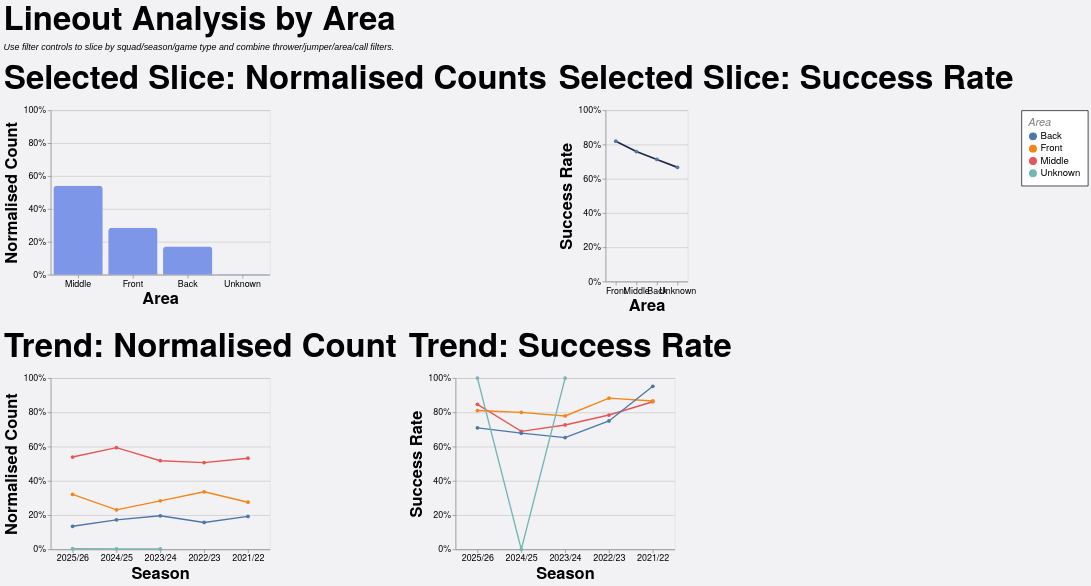

Specify this chart in Vega-Lite:
### Vega-Lite specification from a JSON file in a GitHub repository (floating-point values rounded to 4 significant figures; data arrays with more than 128 entries replaced by an {"elided": "..."} marker saying what was removed)
{"config": {"axis": {"labelFont": "PT Sans Narrow, Helvetica Neue, Helvetica, Arial, sans-serif", "titleFont": "PT Sans Narrow, Helvetica Neue, Helvetica, Arial, sans-serif", "labelFontSize": 13, "titleFontSize": 24, "gridColor": "#202947", "gridOpacity": 0.2, "zindex": 1}, "text": {"font": "Lato, sans-serif"}, "bar": {"cornerRadiusEnd": 5}, "header": {"labelFont": "PT Sans Narrow, Helvetica Neue, Helvetica, Arial, sans-serif", "titleFont": "PT Sans Narrow, Helvetica Neue, Helvetica, Arial, sans-serif", "labelFontSize": 24, "titleFontSize": 28, "labelFontWeight": "bold", "orient": "left"}, "legend": {"labelFont": "PT Sans Narrow, Helvetica Neue, Helvetica, Arial, sans-serif", "titleFont": "PT Sans Narrow, Helvetica Neue, Helvetica, Arial, sans-serif", "labelFontSize": 14, "titleFontSize": 16, "titlePadding": 5, "fillColor": "white", "strokeColor": "black", "padding": 10, "titleFontWeight": "lighter", "titleFontStyle": "italic", "titleColor": "gray", "offset": 10}, "title": {"font": "PT Sans Narrow, Helvetica Neue, Helvetica, Arial, sans-serif", "fontSize": 48, "fontWeight": "bold", "anchor": "start", "align": "center", "titlePadding": 20, "subtitlePadding": 10, "subtitleFontSize": 13, "subtitleColor": "", "subtitleFontStyle": "italic", "offset": 15, "color": "black"}, "axisX": {"labelAngle": 0}, "facet": {"title": null, "header": null, "align": {"row": "each", "column": "each"}}, "resolve": {"scale": {"y": "independent", "facet": "independent"}}, "background": "#f2f1f4", "scale": {"offsetBandPaddingOuter": 0.2, "offsetBandPaddingInner": 0.1}}, "vconcat": [{"hconcat": [{"mark": {"type": "bar", "color": "#7d96e8"}, "encoding": {"tooltip": [{"field": "area", "title": "Area", "type": "nominal"}, {"field": "attempts", "format": ",.0f", "title": "Lineouts", "type": "quantitative"}, {"field": "share", "format": ".1%", "title": "Normalised Count", "type": "quantitative"}], "x": {"field": "area", "sort": "-y", "title": "Area", "type": "nominal"}, "y": {"axis": {"format": "%"}, "field": "share", "scale": {"domain": [0, 1]}, "title": "Normalised Count", "type": "quantitative"}}, "height": 240, "title": "Selected Slice: Normalised Counts", "transform": [{"filter": "(loSquad == 'All' || datum.squad == loSquad) && (loGameType == 'All' || (loGameType == 'League + Cup' && (datum.game_type == 'League' || datum.game_type == 'Cup')) || (loGameType == 'League only' && datum.game_type == 'League') || datum.game_type == loGameType) && (loOpposition == 'All' || datum.opposition == loOpposition) && (loThrower == 'All' || datum.thrower == loThrower) && (loJumper == 'All' || datum.jumper == loJumper) && (loArea == 'All' || datum.area == loArea) && (loNumbers == 'All' || datum.numbers == loNumbers) && (loCall == 'All' || datum.call == loCall) && (loCallType == 'All' || datum.call_type == loCallType)"}, {"filter": "(loSeason == 'All' || datum.season == loSeason)"}, {"aggregate": [{"op": "count", "as": "attempts"}, {"op": "sum", "field": "won", "as": "won"}], "groupby": ["area"]}, {"joinaggregate": [{"op": "sum", "field": "attempts", "as": "total_attempts"}]}, {"calculate": "datum.attempts / datum.total_attempts", "as": "share"}, {"calculate": "datum.won / datum.attempts", "as": "success_rate"}], "width": 320}, {"mark": {"type": "line", "color": "#202946", "point": true, "strokeWidth": 2.5}, "encoding": {"tooltip": [{"field": "area", "title": "Area", "type": "nominal"}, {"field": "won", "format": ",.0f", "title": "Won", "type": "quantitative"}, {"field": "attempts", "format": ",.0f", "title": "Lineouts", "type": "quantitative"}, {"field": "success_rate", "format": ".1%", "title": "Success Rate", "type": "quantitative"}], "x": {"field": "area", "sort": "-y", "title": "Area", "type": "nominal"}, "y": {"axis": {"format": "%"}, "field": "success_rate", "scale": {"domain": [0, 1]}, "title": "Success Rate", "type": "quantitative"}}, "height": 250, "title": "Selected Slice: Success Rate", "transform": [{"filter": "(loSquad == 'All' || datum.squad == loSquad) && (loGameType == 'All' || (loGameType == 'League + Cup' && (datum.game_type == 'League' || datum.game_type == 'Cup')) || (loGameType == 'League only' && datum.game_type == 'League') || datum.game_type == loGameType) && (loOpposition == 'All' || datum.opposition == loOpposition) && (loThrower == 'All' || datum.thrower == loThrower) && (loJumper == 'All' || datum.jumper == loJumper) && (loArea == 'All' || datum.area == loArea) && (loNumbers == 'All' || datum.numbers == loNumbers) && (loCall == 'All' || datum.call == loCall) && (loCallType == 'All' || datum.call_type == loCallType)"}, {"filter": "(loSeason == 'All' || datum.season == loSeason)"}, {"aggregate": [{"op": "count", "as": "attempts"}, {"op": "sum", "field": "won", "as": "won"}], "groupby": ["area"]}, {"joinaggregate": [{"op": "sum", "field": "attempts", "as": "total_attempts"}]}, {"calculate": "datum.attempts / datum.total_attempts", "as": "share"}, {"calculate": "datum.won / datum.attempts", "as": "success_rate"}], "width": {"step": 30}}], "spacing": 16}, {"hconcat": [{"mark": {"type": "line", "point": true, "strokeWidth": 2}, "encoding": {"color": {"field": "area", "title": "Area", "type": "nominal"}, "tooltip": [{"field": "season", "title": "Season", "type": "nominal"}, {"field": "area", "title": "Area", "type": "nominal"}, {"field": "attempts", "format": ",.0f", "title": "Lineouts", "type": "quantitative"}, {"field": "norm_count", "format": ".1%", "title": "Normalised Count", "type": "quantitative"}], "x": {"field": "season", "sort": "-x", "title": "Season", "type": "nominal"}, "y": {"axis": {"format": "%"}, "field": "norm_count", "scale": {"domain": [0, 1]}, "title": "Normalised Count", "type": "quantitative"}}, "height": 250, "title": "Trend: Normalised Count", "transform": [{"filter": "(loSquad == 'All' || datum.squad == loSquad) && (loGameType == 'All' || (loGameType == 'League + Cup' && (datum.game_type == 'League' || datum.game_type == 'Cup')) || (loGameType == 'League only' && datum.game_type == 'League') || datum.game_type == loGameType) && (loOpposition == 'All' || datum.opposition == loOpposition) && (loThrower == 'All' || datum.thrower == loThrower) && (loJumper == 'All' || datum.jumper == loJumper) && (loArea == 'All' || datum.area == loArea) && (loNumbers == 'All' || datum.numbers == loNumbers) && (loCall == 'All' || datum.call == loCall) && (loCallType == 'All' || datum.call_type == loCallType)"}, {"aggregate": [{"op": "count", "as": "attempts"}, {"op": "sum", "field": "won", "as": "won"}], "groupby": ["season", "area"]}, {"joinaggregate": [{"op": "sum", "field": "attempts", "as": "season_attempts"}], "groupby": ["season"]}, {"calculate": "datum.attempts / datum.season_attempts", "as": "norm_count"}, {"calculate": "datum.won / datum.attempts", "as": "success_rate"}], "width": 320}, {"mark": {"type": "line", "point": true, "strokeWidth": 2}, "encoding": {"color": {"field": "area", "title": "Area", "type": "nominal"}, "tooltip": [{"field": "season", "title": "Season", "type": "nominal"}, {"field": "area", "title": "Area", "type": "nominal"}, {"field": "won", "format": ",.0f", "title": "Won", "type": "quantitative"}, {"field": "attempts", "format": ",.0f", "title": "Lineouts", "type": "quantitative"}, {"field": "success_rate", "format": ".1%", "title": "Success Rate", "type": "quantitative"}], "x": {"field": "season", "sort": "-x", "title": "Season", "type": "nominal"}, "y": {"axis": {"format": "%"}, "field": "success_rate", "scale": {"domain": [0, 1]}, "title": "Success Rate", "type": "quantitative"}}, "height": 250, "title": "Trend: Success Rate", "transform": [{"filter": "(loSquad == 'All' || datum.squad == loSquad) && (loGameType == 'All' || (loGameType == 'League + Cup' && (datum.game_type == 'League' || datum.game_type == 'Cup')) || (loGameType == 'League only' && datum.game_type == 'League') || datum.game_type == loGameType) && (loOpposition == 'All' || datum.opposition == loOpposition) && (loThrower == 'All' || datum.thrower == loThrower) && (loJumper == 'All' || datum.jumper == loJumper) && (loArea == 'All' || datum.area == loArea) && (loNumbers == 'All' || datum.numbers == loNumbers) && (loCall == 'All' || datum.call == loCall) && (loCallType == 'All' || datum.call_type == loCallType)"}, {"aggregate": [{"op": "count", "as": "attempts"}, {"op": "sum", "field": "won", "as": "won"}], "groupby": ["season", "area"]}, {"joinaggregate": [{"op": "sum", "field": "attempts", "as": "season_attempts"}], "groupby": ["season"]}, {"calculate": "datum.attempts / datum.season_attempts", "as": "norm_count"}, {"calculate": "datum.won / datum.attempts", "as": "success_rate"}], "width": 320}], "spacing": 16}], "data": {"name": "data-05b411978622ee4960cb3f2e6471596b"}, "params": [{"name": "loSquad", "value": "All"}, {"name": "loSeason", "value": "All"}, {"name": "loGameType", "value": "All"}, {"name": "loOpposition", "value": "All"}, {"name": "loThrower", "value": "All"}, {"name": "loJumper", "value": "All"}, {"name": "loArea", "value": "All"}, {"name": "loNumbers", "value": "All"}, {"name": "loCall", "value": "All"}, {"name": "loCallType", "value": "All"}], "spacing": 22, "title": {"text": "Lineout Analysis by Area", "subtitle": "Use filter controls to slice by squad/season/game type and combine thrower/jumper/area/call filters."}, "$schema": "https://vega.github.io/schema/vega-lite/v5.20.1.json", "datasets": {"data-05b411978622ee4960cb3f2e6471596b": {"elided": "1260 records"}}}
